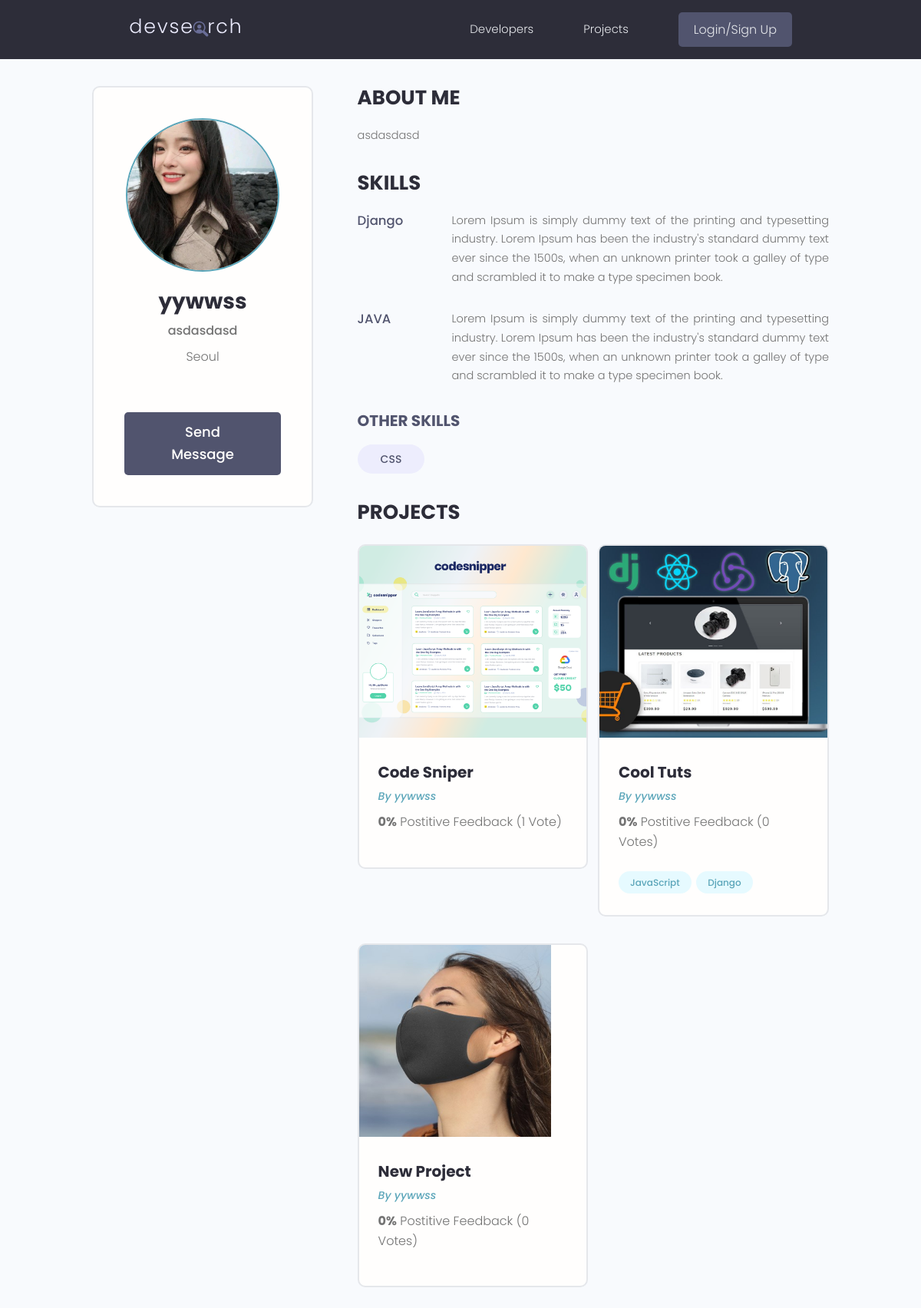
Page /profile/ded62ba7-f6e0-496b-a7cb-259d16665d15/ on the earlier database version.
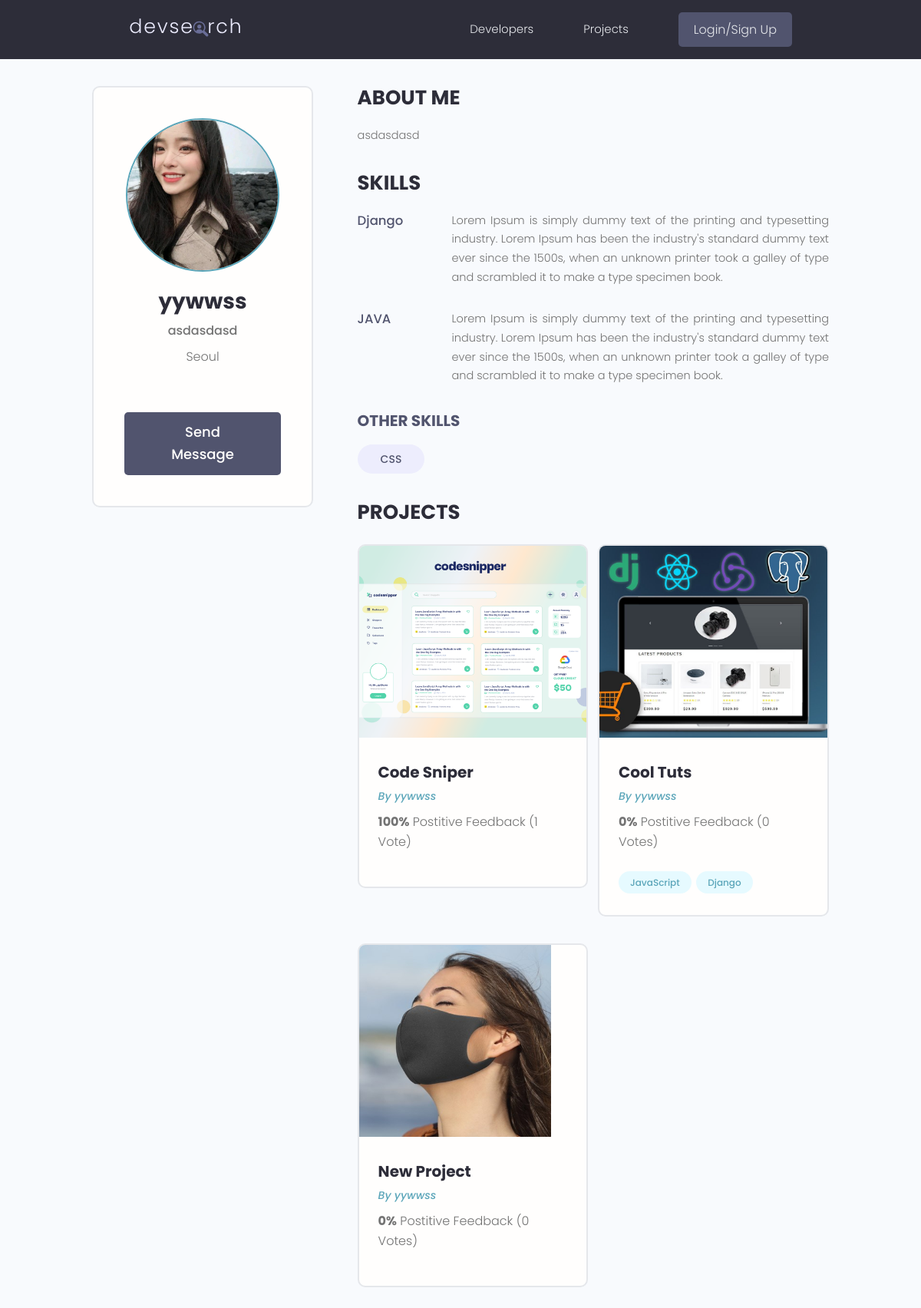
Same page on the later database version.
### projects/models.py (models this page shows, shortened)
class Project(models.Model):
    owner = models.ForeignKey(Profile, null=True, blank=True, on_delete=models.CASCADE)
    title = models.CharField(max_length=200)
    description = models.TextField(null=True, blank=True)
    featured_image = models.ImageField(null=True, blank=True, default='default.jpg')
    demo_link = models.CharField(max_length=2000, null=True, blank=True)
    source_link = models.CharField(max_length=2000, null=True, blank=True)
    tags = models.ManyToManyField('Tag', blank=True)
    vote_total = models.IntegerField(default=0, null=True, blank=True)
    vote_ratio = models.IntegerField(default=0, null=True, blank=True)
    created = models.DateTimeField(auto_now_add=True)
    id = models.UUIDField(default=uuid.uuid4, unique=True, primary_key=True, editable=False)
    class Meta:
        ordering = ['-vote_ratio', '-vote_total', 'title']

### users/models.py (models this page shows, shortened)
class Profile(models.Model):
    user = models.OneToOneField(User, on_delete=models.CASCADE, null=True, blank=True)
    name = models.CharField(max_length=200, null=True, blank=True)
    email = models.EmailField(max_length=500, null=True, blank=True)
    username = models.CharField(max_length=200, null=True, blank=True)
    location = models.CharField(max_length=200, null=True, blank=True)
    short_intro = models.CharField(max_length=200, null=True, blank=True)
    bio = models.TextField(null=True, blank=True)
    profile_image = models.ImageField(
        null=True, blank=True, upload_to='profiles/', default='profiles/user-default.png')
    social_github = models.CharField(max_length=200, null=True, blank=True)
    social_twitter = models.CharField(max_length=200, null=True, blank=True)
    social_linkein = models.CharField(max_length=200, null=True, blank=True)
    social_youtube = models.CharField(max_length=200, null=True, blank=True)
    social_website = models.CharField(max_length=200, null=True, blank=True)
    created = models.DateTimeField(auto_now_add=True)
    id = models.UUIDField(default=uuid4, unique=True, primary_key=True, editable=False)

### users/views.py (the view)
# urls.py: path('profile/<str:pk>/', user_profile, name='user-profile'),
def user_profile(request, pk):
    profile = Profile.objects.get(id=pk)
    top_skills = profile.skill_set.exclude(description__exact='')
    other_skills = profile.skill_set.filter(description='')
    context = {
        'profile':profile,
        'top_skills':top_skills,
        'other_skills':other_skills,
        }
    return render(request, 'users/user-profile.html', context)

### projects/models.py (called while the page is built)
    def __str__(self):
        return self.name

### users/models.py (called while the page is built)
    def __str__(self):
        return str(self.name)

### users/templates/users/user-profile.html (shortened to what the changed rows need)
{% extends 'main.html' %}
{% block content %}
<main class="profile my-md">
    <div class="container">
        <div class="layout">
            <div class="column column--1of3">
                <div class="card text-center">
                    <div class="card__body dev">
                        <h2 class="dev__name">{{profile.name}}</h2>
                    </div>
                </div>
            </div>
            <div class="column column--2of3">
                <div class="devInfo">
                    <div class="grid grid--two">
                        {% for project in profile.project_set.all %}
                        <div class="column">
                            <div class="card project">
                                <a href="{% url 'project' pk=project.id %}" class="project">
                                    <img class="project__thumbnail" src="{{project.featured_image.url}}"
                                        alt="project thumbnail" />
                                    <div class="card__body">
                                        <h3 class="project__title">{{project.title}}</h3>
                                        <p>
                                            <a class="project__author"
                                                href="{% url 'user-profile' pk=project.owner.id %}">
                                                By {{project.owner.name}}
                                            </a>
                                        </p>
                                        <p class="project--rating">
                                            <span style="font-weight: bold;">{{project.vote_ratio}}%</span> Postitive
                                            Feedback ({{project.vote_total}} Vote{{project.vote_total|pluralize:'s'}})
                                        </p>
                                    </div>
                                </a>
                            </div>
                        </div>
                        {% endfor %}
                    </div>
                </div>
            </div>
        </div>
    </div>
</main>
{% endblock %}

Differences in the rows shown:
changed Project "Code Sniper": vote_ratio "0" → "100"
